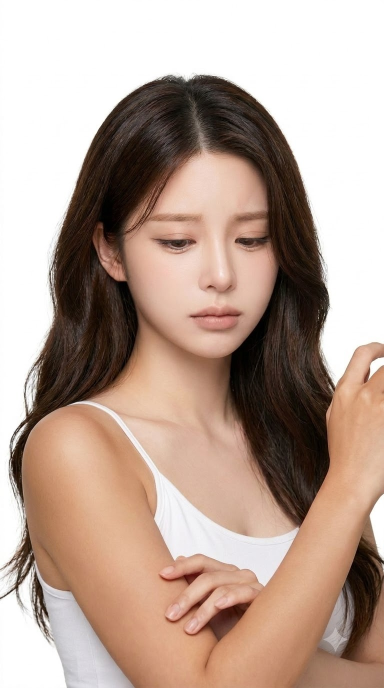
#> input picture remotion/lam-trang-da/inputs/tran_ni_P-MVO14E7V-YLR4_6_-osxkq.jpg, 768 x 1376 px (shown at 1/2 size)
$ python -i flux.py   (imports and definitions only)
#> lines starting #> are read from the running program, lines starting #| are printed output that depends on the picture; after the words box and inside, x2 and y2 are one past the last pixel; in counts of white or black regions, pixels touching at a corner belong together
from __future__ import annotations

import os
import random
import re
import shutil
import signal
import subprocess
import threading
from collections import deque
from dataclasses import dataclass
from pathlib import Path
from typing import Callable, Optional

from PIL import Image

MODEL_FILE = "flux_2_klein_4b_q6p.ckpt"
MODEL_LABEL = "FLUX.2 Klein 4B — 6-bit"
DEFAULT_STRENGTH = 1.0
DEFAULT_STEPS = 4
DEFAULT_CFG = 1.0
MODEL_GRID = 64
# Primary edit image + up to this many extra references (Klein supports 4 total).
MAX_REFERENCE_IMAGES = 3
ALLOWED_FORMATS = {"PNG", "JPEG", "WEBP"}
ANSI_ESCAPE = re.compile(r"\x1b\[[0-9;]*[A-Za-z]")
PROGRESS_LINE = re.compile(
    r"^(Starting|Processing|Sampling|Finishing|Generated)\.*\s*"
    r"(?:(\d+)\s*/\s*(\d+)\s*)?\[[^\]]*\]\s*(\d+)\s*%"
)


class EditCancelled(Exception):
    pass


@dataclass(frozen=True)
class ProgressEvent:
    phase: str
    percent: int
    step: Optional[int] = None
    total: Optional[int] = None


# [11 lines left out: function parse_progress, not called in this run]


def configured_steps() -> int:
    return int(os.environ.get("FLUX_STEPS", str(DEFAULT_STEPS)))


# [5 lines left out: function models_directory, not called in this run]


def cli_executable() -> str:
    return os.environ.get("DRAWTHINGS_CLI", "draw-things-cli")


@dataclass(frozen=True)
class PreparedImage:
    original_width: int
    original_height: int
    canvas_width: int
    canvas_height: int


def model_canvas(width: int, height: int) -> tuple[int, int]:
    if width < 1 or height < 1:
        raise ValueError("Image dimensions must be positive.")

    def snap(value: int) -> int:
        return max(MODEL_GRID, ((value + MODEL_GRID - 1) // MODEL_GRID) * MODEL_GRID)

    return snap(width), snap(height)


def pad_to_canvas(image: Image.Image, canvas_width: int, canvas_height: int) -> Image.Image:
    if image.size == (canvas_width, canvas_height):
        return image.copy()
    canvas = Image.new(image.mode, (canvas_width, canvas_height))
    left = (canvas_width - image.width) // 2
    top = (canvas_height - image.height) // 2
    canvas.paste(image, (left, top))
    if left:
        edge = image.crop((0, 0, 1, image.height)).resize((left, image.height), Image.Resampling.NEAREST)
        canvas.paste(edge, (0, top))
    right = canvas_width - left - image.width
    if right:
        edge = image.crop((image.width - 1, 0, image.width, image.height)).resize((right, image.height), Image.Resampling.NEAREST)
        canvas.paste(edge, (left + image.width, top))
    if top:
        edge = canvas.crop((0, top, canvas_width, top + 1)).resize((canvas_width, top), Image.Resampling.NEAREST)
        canvas.paste(edge, (0, 0))
    bottom = canvas_height - top - image.height
    if bottom:
        edge = canvas.crop((0, top + image.height - 1, canvas_width, top + image.height))
        edge = edge.resize((canvas_width, bottom), Image.Resampling.NEAREST)
        canvas.paste(edge, (0, top + image.height))
    return canvas


# [10 lines left out: function crop_to_original, not called in this run]


def prepare_image(source: Path, destination: Path) -> PreparedImage:
#> called with destination = 'out.png'
    with Image.open(source) as image:
#> image is the input picture: PIL image 768x1376 RGB; mean R, G, B 184.3, 162, 149.4
        if image.format not in ALLOWED_FORMATS:
            raise ValueError("Upload a PNG, JPEG, or WebP image.")
        rgb = image.convert("RGB")
        canvas_width, canvas_height = model_canvas(rgb.width, rgb.height)
#> canvas_width = 768; canvas_height = 1408
        prepared = pad_to_canvas(rgb, canvas_width, canvas_height)
#> in pad_to_canvas, `canvas = Image.new(image.mode, (canvas_width, canvas_height))`: canvas: PIL image 768x1408 RGB; every value is 0
#> in pad_to_canvas, `canvas.paste(image, (left, top))`:
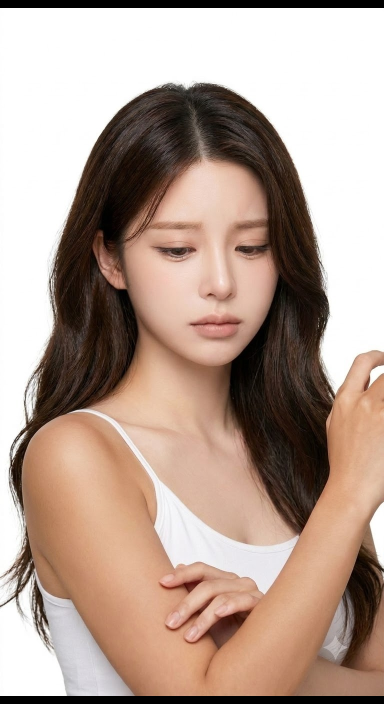
#> canvas: PIL image 768x1408 RGB (shown at 1/2 size); mean R, G, B 180.1, 158.3, 146
#> in pad_to_canvas, `edge = canvas.crop((0, top, canvas_width, top + 1)).resize((canvas_wid..`:
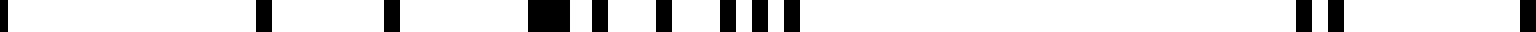
#> edge: PIL image 768x16 RGB (shown 2 times larger); values 254 (black) and 255 (white), 86.3% white; 12 black regions, largest, box (x1, y1, x2, y2) and area: (264, 0, 285, 16) 336, (128, 0, 136, 16) 128, (192, 0, 200, 16) 128
#> in pad_to_canvas, `edge = edge.resize((canvas_width, bottom), Image.Resampling.NEAREST)`:
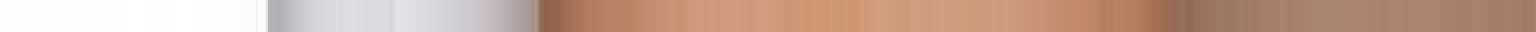
#> edge: PIL image 768x16 RGB (shown 2 times larger); mean R, G, B 200.2, 168.5, 151.2
#> in pad_to_canvas, `canvas.paste(edge, (0, top + image.height))`:
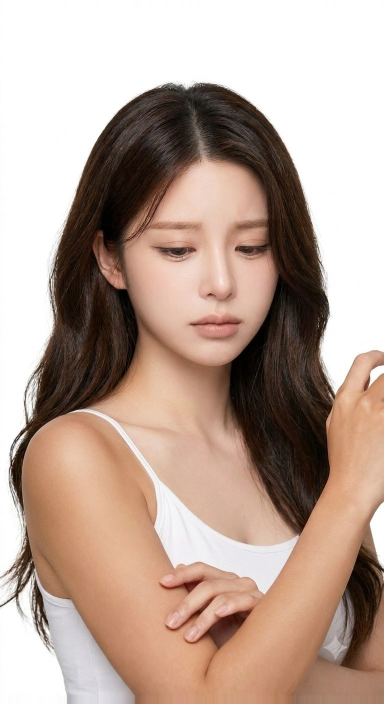
#> canvas: PIL image 768x1408 RGB (shown at 1/2 size); mean R, G, B 185.3, 163.1, 150.6
#> (the run stopped early here; a loop or call above may not have finished)

$ run again, on remotion/lam-trang-da/inputs/tran_ni_P-MVO14KXJ-QEZI_1_-f01ge.jpg
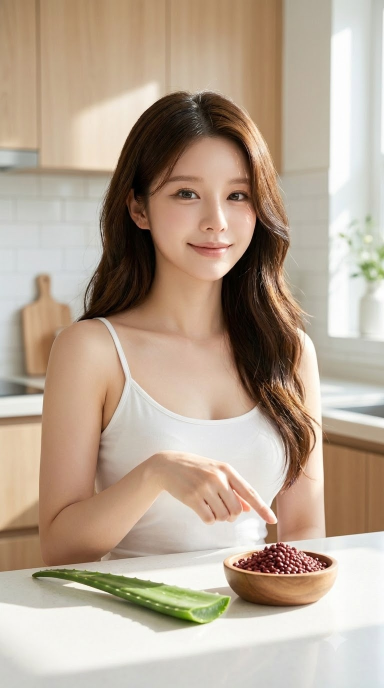
#> input picture remotion/lam-trang-da/inputs/tran_ni_P-MVO14KXJ-QEZI_1_-f01ge.jpg, 768 x 1376 px (shown at 1/2 size)
#> in prepare_image, image is the input picture: PIL image 768x1376 RGB; mean R, G, B 183.7, 165.9, 147.7
#> in pad_to_canvas, `edge = edge.resize((canvas_width, bottom), Image.Resampling.NEAREST)`:
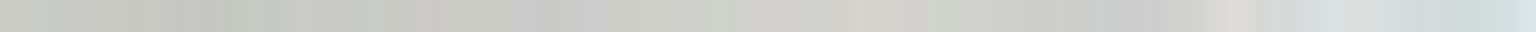
#> edge: PIL image 768x16 RGB (shown 2 times larger); mean R, G, B 206.8, 208.7, 205.1
#> in pad_to_canvas, `canvas.paste(edge, (0, top + image.height))`:
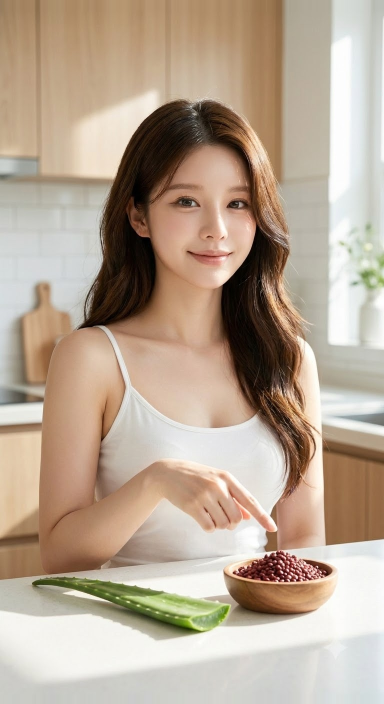
#> canvas: PIL image 768x1408 RGB (shown at 1/2 size); mean R, G, B 183.9, 166.2, 148.1

$ run again, on remotion/lam-trang-da/inputs/tran_ni_P-MVO14RGR-5PKZ_4_-ds6sz.jpg
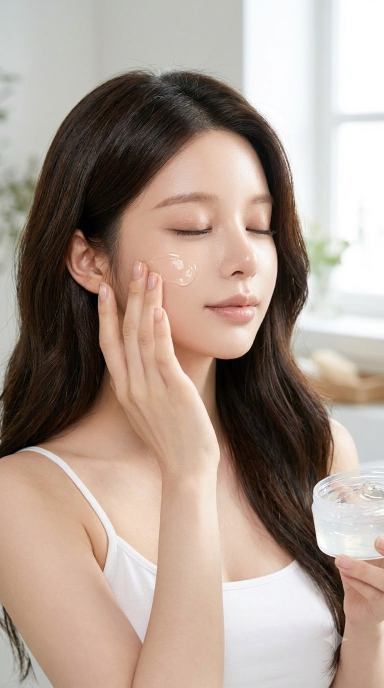
#> input picture remotion/lam-trang-da/inputs/tran_ni_P-MVO14RGR-5PKZ_4_-ds6sz.jpg, 768 x 1376 px (shown at 1/2 size)
#> in prepare_image, image is the input picture: PIL image 768x1376 RGB; mean R, G, B 171.4, 154.2, 143
#> in pad_to_canvas, `edge = edge.resize((canvas_width, bottom), Image.Resampling.NEAREST)`:
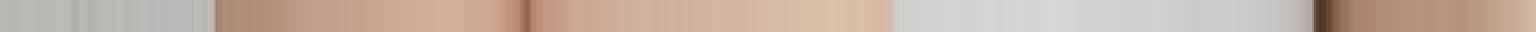
#> edge: PIL image 768x16 RGB (shown 2 times larger); mean R, G, B 197.1, 177.2, 164.5
#> in pad_to_canvas, `canvas.paste(edge, (0, top + image.height))`:
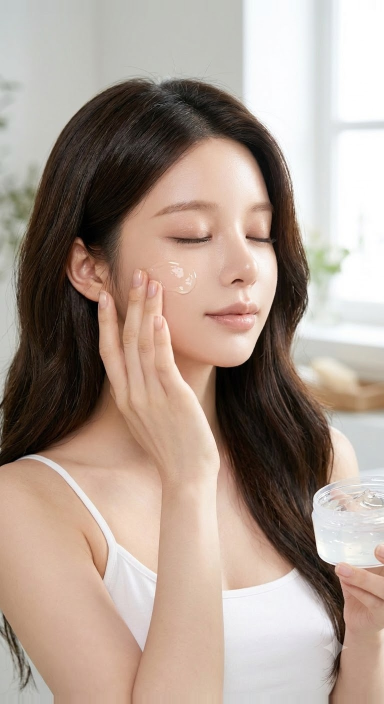
#> canvas: PIL image 768x1408 RGB (shown at 1/2 size); mean R, G, B 172.2, 155.1, 144

$ run again, on remotion/lam-trang-da/inputs/tran_ni_P-MVO14VEW-1SH7_2_-p7aok.jpg
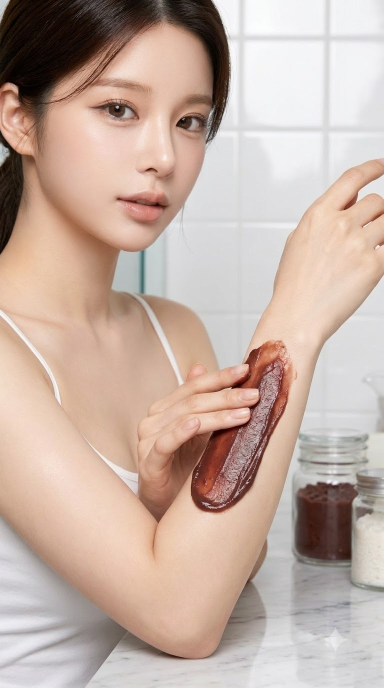
#> input picture remotion/lam-trang-da/inputs/tran_ni_P-MVO14VEW-1SH7_2_-p7aok.jpg, 768 x 1376 px (shown at 1/2 size)
#> in prepare_image, image is the input picture: PIL image 768x1376 RGB; mean R, G, B 196.2, 174.9, 163.9
#> in pad_to_canvas, `edge = edge.resize((canvas_width, bottom), Image.Resampling.NEAREST)`:
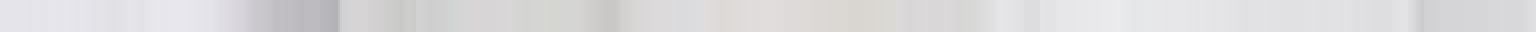
#> edge: PIL image 768x16 RGB (shown 2 times larger); mean R, G, B 219.3, 218.4, 219.9
#> in pad_to_canvas, `canvas.paste(edge, (0, top + image.height))`:
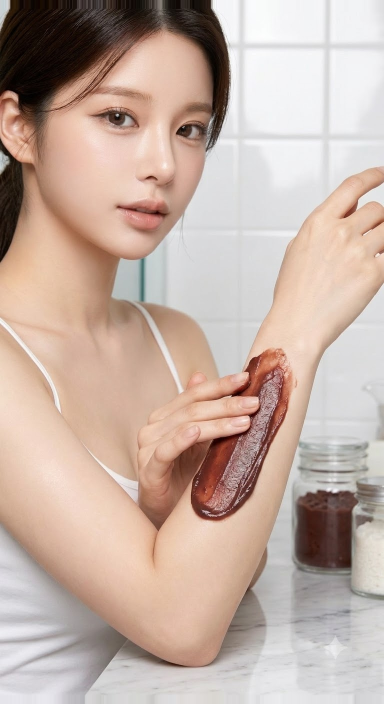
#> canvas: PIL image 768x1408 RGB (shown at 1/2 size); mean R, G, B 195.8, 174.9, 164.1
